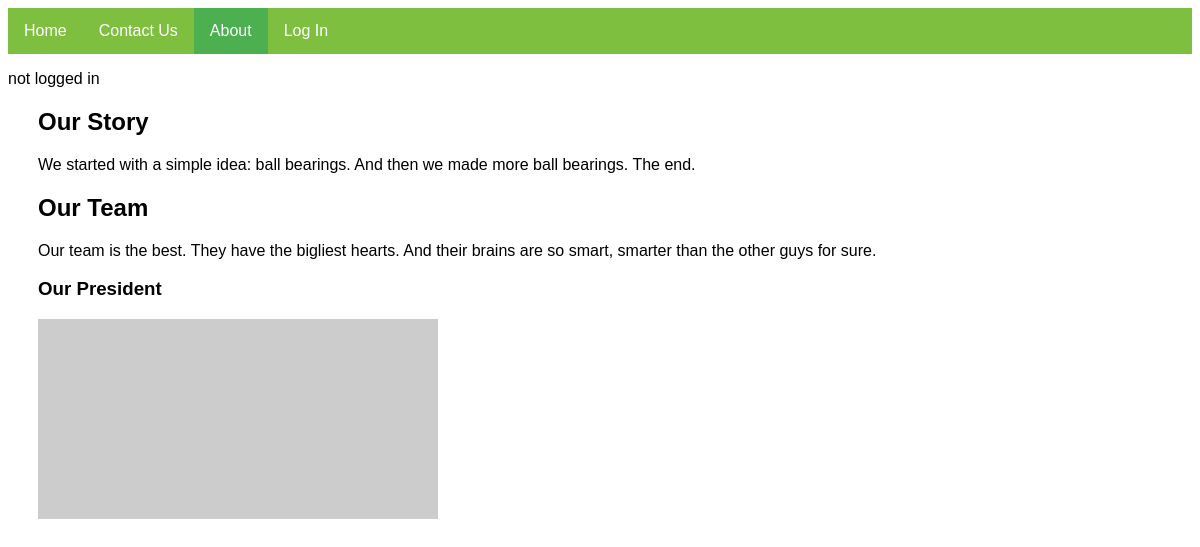
/about, run on the app's committed database.
### tables this page shows
CREATE TABLE `navigation` (
  `id` int(1) unsigned NOT NULL AUTO_INCREMENT,
  `pagename` varchar(30) NOT NULL,
  `pagetitle` varchar(30) NOT NULL,
  PRIMARY KEY (`id`)
);

CREATE TABLE `content` (
  `id` int(4) unsigned NOT NULL AUTO_INCREMENT,
  `pagename` varchar(30) NOT NULL,
  `contenttitle` varchar(30) NOT NULL,
  `content` mediumtext,
  PRIMARY KEY (`id`)
);

### functions.php (the view, shortened to what this page needs)
<?php
function makeNav($conn, $loggedIn, $thisPagename){
    $sql = "SELECT pagename, pagetitle FROM test.navigation";
    $result = $conn->query($sql);
    if($loggedIn == "logged in"){
      $loggedInClass = "loggedin";
    } else {
      $loggedInClass = "notloggedin";
    }
    echo "<ul class='" . $loggedInClass . "'>";
    while ( $row = $result->fetch_assoc() ) {
      if ( $thisPagename == $row['pagename']){
        $active = "active";
      } else {
        $active = "";
      }
      echo "<li class='" . $active . "''><a href='" . $row['pagename'] . "'>" .$row['pagetitle']. "</a></li>";
    }
    if ($loggedIn == "not logged in"){
      echo "<li><a href='login.php'>Log In</a></li>";
    } else {
      echo "<li><a href='logout.php'>Log Out " . $_SESSION["realname"] . "</a></li>";
    }
    echo "</ul>";
  }
  function makeContent($conn, $thisPagename){
    $sql = "SELECT * FROM test.content WHERE pagename = '$thisPagename'";
    $result = $conn->query($sql);
    while($row = $result->fetch_assoc()){
      echo $row['contenttitle'];
      echo $row['content'];
    }
  }

### index.php (shortened to what this page needs)
<?php
require_once("connect.php");
require_once("functions.php");
$loggedIn = $_SESSION['loggedin'] ?? "not logged in";
$uriSegments = explode("/", parse_url($_SERVER['REQUEST_URI'],PHP_URL_PATH));
$thisPagename = array_pop($uriSegments);
?>
<!DOCTYPE html>
<html lang="en">
<head>
  <link rel="stylesheet" href="main.css">
</head>
<body>
  <nav>
    <?php
      makeNav($conn, $loggedIn, $thisPagename);
      echo "<p>" . $loggedIn . "</p>";
     ?>
  </nav>
  <section>
    <div>
        <?php
       makeContent($conn, $thisPagename);
        ?>
    </div>
  </section>
</body>
</html>

### main.css (style rules this page uses)
h1, h2, h3, p, a { font-family: sans-serif; }
ul { list-style-type: none; margin: 0; padding: 0; overflow: hidden; background-color: #333; }
li { float: left; }
li a { display: block; color: #fff; text-align: center; padding: 14px 16px; text-decoration: none; }
section { padding: 0 30px; }
.notloggedin { background-color: #7FBF3F; }
.active { background-color: #4CAF50; }

### data on the page
navigation: pagetitle "Home"
navigation: pagetitle "Contact Us"
navigation: pagetitle "About"
content: contenttitle "Our Story", content "We started with a simple idea: ball bearings. And then we made more ball bearings. The end."
content: contenttitle "Our Team", content "Our team is the best. They have the bigliest hearts. And their brains are so smart, smarter than the other guys for sure. Our President"

### other printed values
$loggedIn "not logged in"
